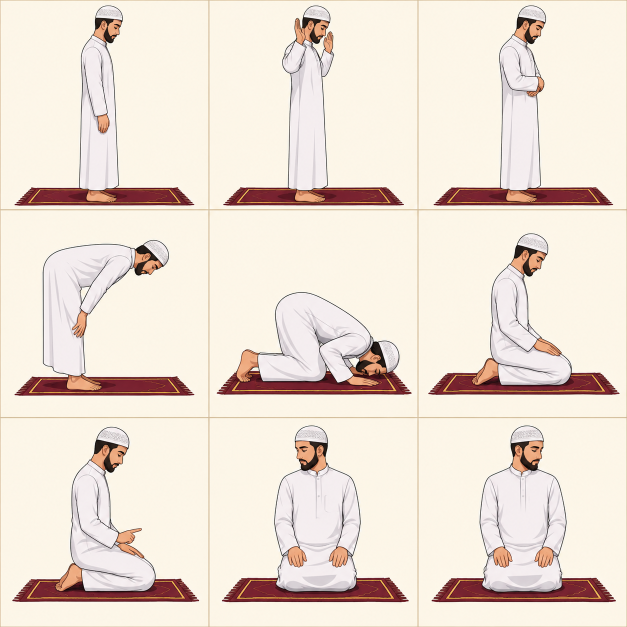
#> input picture fonte/folha-chatgpt-v1.png, 1254 x 1254 px (shown at 1/2 size)
$ python crop_sheet.py folha-chatgpt-v1.png ruku-chatgpt-v2.png
#> lines starting #> are read from the running program, lines starting #| are printed output that depends on the picture
#> in main, sheet is the input picture: PIL image 1254x1254 RGB; mean R, G, B 237, 224.8, 213.6
"""Recorta a folha 3x3 gerada por IA em 9 imagens de posição, em WebP para a web.

Uso:  python3 fonte/crop_sheet.py <folha.png> <pasta_saida> [--flip salam_right,salam_left]
      python3 fonte/crop_sheet.py <imagem.png> <pasta_saida> --single ruku [--zoom 0.78]
      (uma posição só; --zoom < 1 reduz a figura para casar com a escala da folha)

A IA não desenha os painéis em terços exatos, então as calhas brancas entre eles
são detectadas na imagem. Cada painel é aparado pela cor de fundo e centralizado
num quadrado com margem, para todas as posições ficarem no mesmo enquadramento.
"""
import sys
from pathlib import Path

from PIL import Image, ImageChops, ImageOps

ORDER = ["itidal", "takbir", "qiyam", "ruku", "sujud", "jalsa", "tashahhud", "salam_right", "salam_left"]
SIZE = 480  # lado final em pixels (~1,6x o tamanho exibido no site; a folha do ChatGPT tem painéis de ~400 px)


def trim(im: Image.Image, bg) -> Image.Image:
    diff = ImageChops.difference(im, Image.new(im.mode, im.size, bg))
    diff = ImageChops.add(diff, diff, 2.0, -18)  # ignora ruído leve do fundo
    box = diff.getbbox()
    return im.crop(box) if box else im


def bands(white_ratio, n_cells: int, length: int):
    """Intervalos [a, b) entre as calhas: linhas/colunas quase todas brancas."""
    is_gutter = [r > 0.85 for r in white_ratio]
    cells, start = [], None
    for i, g in enumerate(is_gutter + [True]):
        if not g and start is None:
            start = i
        elif g and start is not None:
            if i - start > length * 0.1:
                cells.append((start, i))
            start = None
    if len(cells) != n_cells:  # sem calhas visíveis: cai para terços
        step = length / n_cells
        cells = [(int(k * step), int((k + 1) * step)) for k in range(n_cells)]
    return cells


def gutters(sheet: Image.Image):
    gray = sheet.convert("L").point(lambda v: 255 if v > 246 else 0)
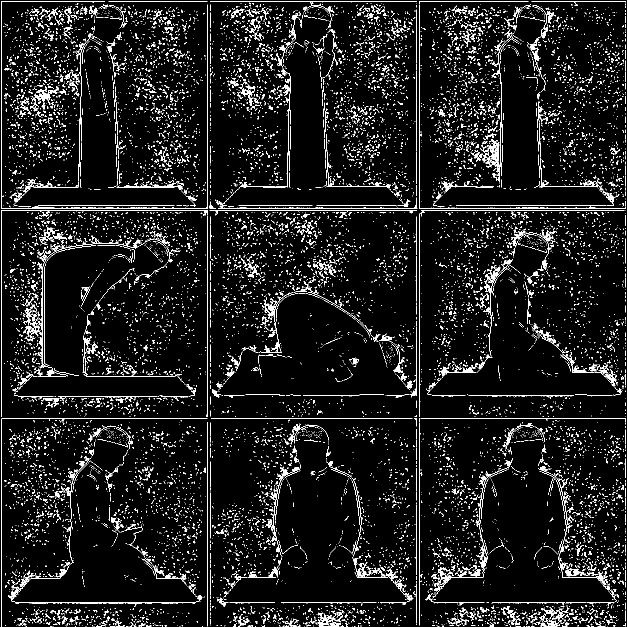
#> gray: PIL image 1254x1254 L (shown at 1/2 size); 7.4% white in thin lines or dots
    w, h = gray.size
#> w = 1254; h = 1254
    px = gray.load()
    rows = [sum(px[x, y] for x in range(0, w, 4)) / (255 * len(range(0, w, 4))) for y in range(h)]
#> rows = 1254 values, max 0.984 at index 417, min 0 at index 0, mean 0.0724
    cols = [sum(px[x, y] for y in range(0, h, 4)) / (255 * len(range(0, h, 4))) for x in range(w)]
#> cols = 1254 values, max 0.99 at index 2, min 0 at index 0, mean 0.0712
    return bands(rows, 3, h), bands(cols, 3, w)
#> in bands, `is_gutter = [r > 0.85 for r in white_ratio]`: is_gutter = 1254 items, first 6: False, False, True, False, False, False
#> the loop in bands, `for i, g in enumerate(is_gutter + [True]):` made 1255 passes
#> g on passes 1 to 12: False, False, True, False, False, False, False, False, False, False, False, False
#> after the loop in bands, `for i, g in enumerate(is_gutter + [True]):`: cells = [(3, 417), (422, 837), (838, 1254)]
#> the loop in bands (call 2), `for i, g in enumerate(is_gutter + [True]):` made 1255 passes


def main() -> None:
    src, out = Path(sys.argv[1]), Path(sys.argv[2])
    zoom = float(sys.argv[sys.argv.index("--zoom") + 1]) if "--zoom" in sys.argv else 1.0
    flip = set()
    if "--flip" in sys.argv:
        flip = set(sys.argv[sys.argv.index("--flip") + 1].split(","))
    out.mkdir(parents=True, exist_ok=True)
    sheet = Image.open(src).convert("RGB")
    if "--single" in sys.argv:
        name = sys.argv[sys.argv.index("--single") + 1]
        jobs = [(name, sheet)]
    else:
        rows, cols = gutters(sheet)
#> rows = [(3, 417), (422, 837), (838, 1254)]; cols = [(3, 415), (416, 833), (839, 1254)]
        print("linhas", rows, "colunas", cols)
#| linhas [(3, 417), (422, 837), (838, 1254)] colunas [(3, 415), (416, 833), (839, 1254)]
        jobs = []
        for i, name in enumerate(ORDER):
            r, c = divmod(i, 3)
            (y0, y1), (x0, x1) = rows[r], cols[c]
            jobs.append((name, sheet.crop((x0 + 4, y0 + 4, x1 - 4, y1 - 4))))
#> this loop made 9 passes
#> (y0, y1, x0, x1) on passes 1 to 9: (3, 417, 3, 415), (3, 417, 416, 833), (3, 417, 839, 1254), (422, 837, 3, 415), (422, 837, 416, 833), (422, 837, 839, 1254), (838, 1254, 3, 415), (838, 1254, 416, 833), (838, 1254, 839, 1254)
#> after the loop, jobs = 9 items
    for name, cell in jobs:
        bg = cell.getpixel((6, 6))
        fig = trim(cell, bg)
        if name in flip:
            fig = ImageOps.mirror(fig)
        side = int(max(fig.size) * 1.12 / zoom)
        canvas = Image.new("RGB", (side, side), bg)
        canvas.paste(fig, ((side - fig.width) // 2, side - fig.height - int(side * 0.05)))
        canvas = canvas.resize((SIZE, SIZE), Image.LANCZOS)
        canvas.save(out / f"{name}.webp", "WEBP", quality=86, method=6)
        print(name, fig.size)
#> this loop made 9 passes
#> (name, bg, box in trim, side) on passes 1 to 9: ('itidal', (253, 245, 232), (22, 3, 383, 405), 450), ('takbir', (252, 245, 231), (26, 3, 388, 406), 451), ('qiyam', (252, 245, 231), (24, 3, 384, 406), 451), ('ruku', (251, 245, 231), (22, 53, 383, 367), 404), ('sujud', (251, 245, 231), (12, 158, 404, 365), 439), ('jalsa', (253, 246, 232), (13, 40, 396, 365), 428), ('tashahhud', (253, 246, 232), (17, 11, 392, 363), 420), ('salam_right', (252, 245, 231), (23, 8, 399, 364), 421), ('salam_left', (252, 245, 231), (20, 8, 389, 364), 413)
#| itidal (361, 402)
#| takbir (362, 403)
#| qiyam (360, 403)
#| ruku (361, 314)
#| sujud (392, 207)
#| jalsa (383, 325)
#| tashahhud (375, 352)
#| salam_right (376, 356)
#> (further printed lines are left out)
#> pass 1, in trim, `diff = ImageChops.difference(im, Image.new(im.mode, im.size, bg))`:
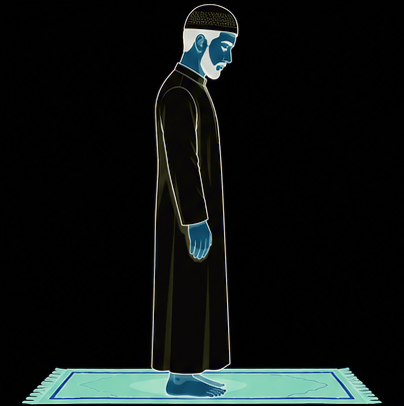
#> diff: PIL image 404x406 RGB; mean R, G, B 14.2, 19.2, 18.1
#> pass 1, in main, `fig = trim(cell, bg)`:
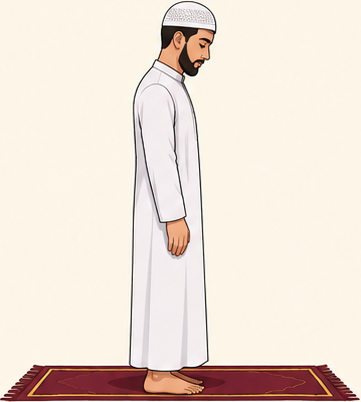
#> fig: PIL image 361x402 RGB; mean R, G, B 237.1, 224.6, 213.6
#> pass 1, in main, `canvas = Image.new("RGB", (side, side), bg)`:
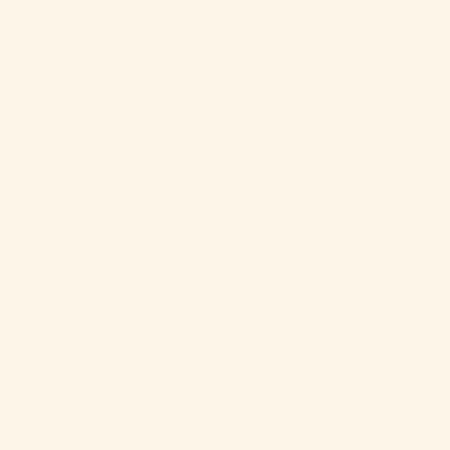
#> canvas: PIL image 450x450 RGB; mean R, G, B 253, 245, 232
#> after the loop:
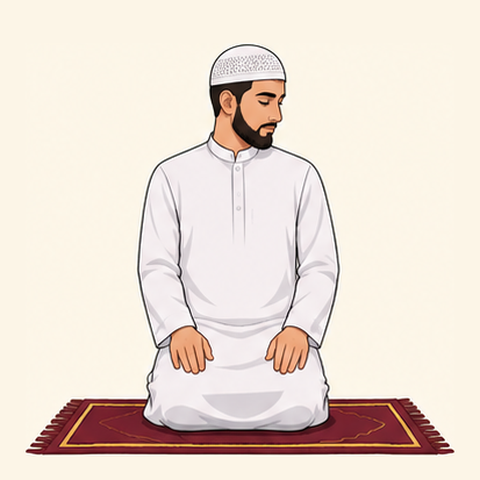
#> canvas: PIL image 480x480 RGB; mean R, G, B 235.2, 222.5, 212.5
#> after the loop:
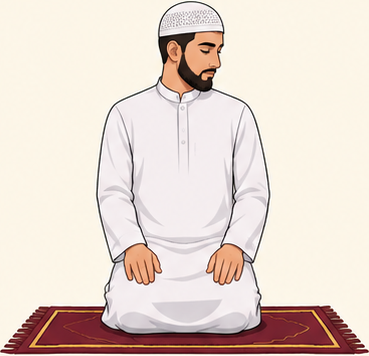
#> fig: PIL image 369x356 RGB; mean R, G, B 230.3, 215.8, 206.9


main()
